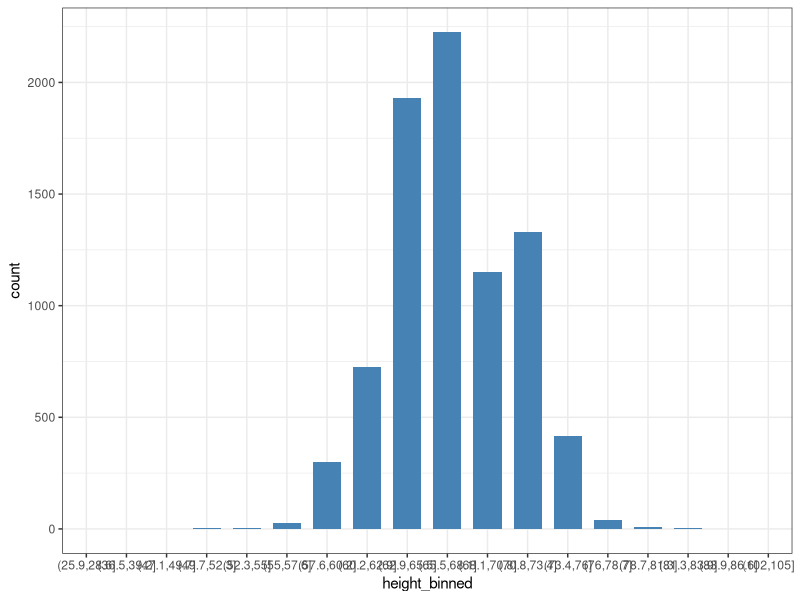
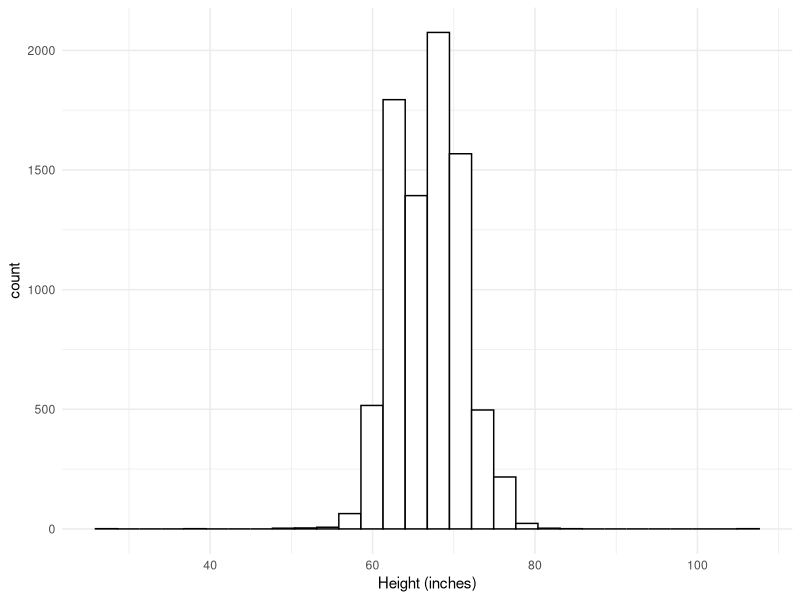
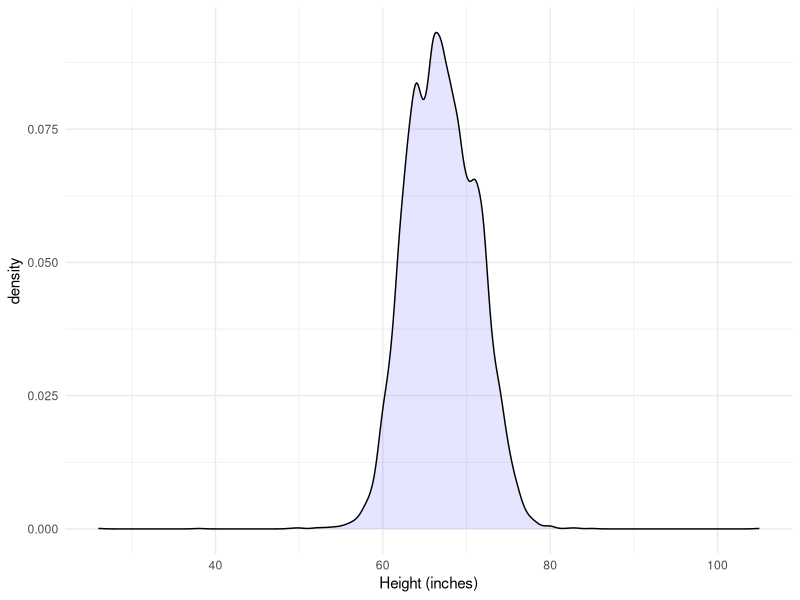
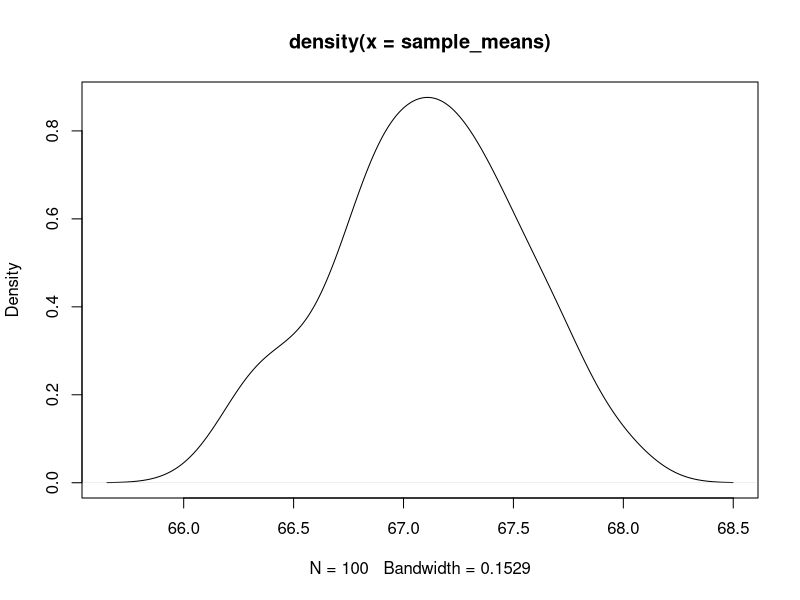
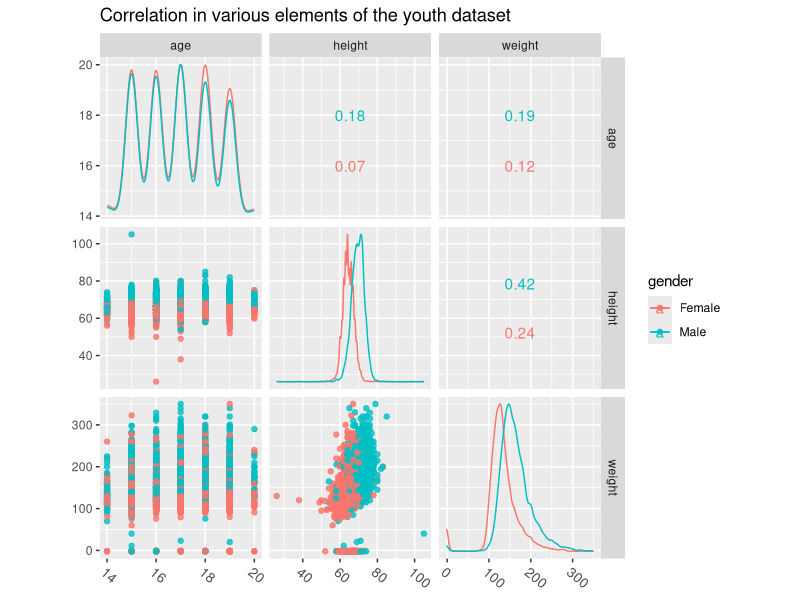

Write the R code that produced these figures, in order.
library(dplyr)
library(purrr)
library(ggplot2)
library(tidyr)
library(tidyverse)


# read the dataset
youth = read_csv("youth.csv")

# lets see what it constains
glimpse(youth)

# another view
View(youth)

# lets bin the data and plot a bar chart
# this is a dscrete version of the distribution
summary(youth$`Height (inches)`)
NUM_BINS <- 30

youth$height_binned <- cut(youth$`Height (inches)`, breaks = NUM_BINS)
View(youth)

youth %>%
  ggplot(aes(x = height_binned))+
  geom_bar(stat="count", width=0.7, fill="steelblue")+
  theme_bw()

# plot a histogram of the height field
youth %>%
  ggplot(aes(x=`Height (inches)`)) +
  geom_histogram(aes(fill=I("white"), col=I("black"))) +
  theme_minimal()

# now a density plot
# this is a continous version of the distribution
youth %>%
  ggplot(aes(`Height (inches)`)) +
  geom_density(alpha = 0.1, fill = I("blue")) +
  theme_minimal()

height <- youth$`Height (inches)`
count <- length(height)


sample_means <- unlist(map(1:10^2, function(x)   mean(height[sample(count, 100)]) ))
mean(sample_means)
plot(density(sample_means))


# create a glm model
df = youth %>%
  rename(gender = Gender, age=Age, height=`Height (inches)`, weight=`Weight (lbs)`) %>%
  select(gender, age, height, weight)

library(GGally)
ggscatmat(df, columns = 2:4, color="gender", alpha=0.8) +
  ggtitle("Correlation in various elements of the youth dataset") + 
  theme(axis.text.x = element_text(angle=-40, vjust=1, hjust=0, size=10))


library(glmnet)
fit <- glm(as.factor(gender)~age+height+weight,data=df,family=binomial())
summary(fit) # display results
confint(fit) # 95% CI for the coefficients
fit
probs <- predict(fit, type="response") # predicted values
gender_predicted <- ifelse(probs > 0.5, "Male", "Female")
accuracy = mean(gender_predicted == df$gender)
accuracy
table(gender_predicted, df$gender)
